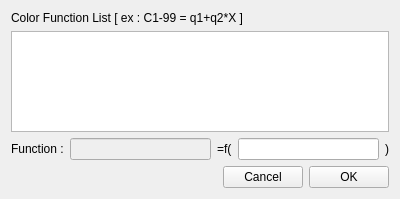
<?xml version="1.0" encoding="UTF-8"?>
<ui version="4.0">
 <class>FunctionListEditor</class>
 <widget class="QDialog" name="FunctionListEditor">
  <property name="geometry">
   <rect>
    <x>0</x>
    <y>0</y>
    <width>400</width>
    <height>199</height>
   </rect>
  </property>
  <property name="windowTitle">
   <string>Dialog</string>
  </property>
  <layout class="QGridLayout" name="gridLayout">
   <item row="3" column="0" colspan="5">
    <layout class="QHBoxLayout" name="horizontalLayout">
     <item>
      <widget class="QLabel" name="label">
       <property name="text">
        <string>Function :</string>
       </property>
      </widget>
     </item>
     <item>
      <widget class="QLineEdit" name="selectedName">
       <property name="enabled">
        <bool>false</bool>
       </property>
      </widget>
     </item>
     <item>
      <widget class="QLabel" name="label_2">
       <property name="text">
        <string>=f(</string>
       </property>
      </widget>
     </item>
     <item>
      <widget class="QLineEdit" name="selectedFunction"/>
     </item>
     <item>
      <widget class="QLabel" name="label_3">
       <property name="text">
        <string>)</string>
       </property>
      </widget>
     </item>
    </layout>
   </item>
   <item row="1" column="0" colspan="5">
    <widget class="QListWidget" name="functionLWidget"/>
   </item>
   <item row="0" column="0">
    <widget class="QLabel" name="exampleLbl">
     <property name="text">
      <string>Color Function List [ ex : C1-99 = q1+q2*X ]</string>
     </property>
    </widget>
   </item>
   <item row="5" column="0" rowspan="2" colspan="5">
    <layout class="QHBoxLayout" name="horizontalLayout_2">
     <item>
      <spacer name="horizontalSpacer">
       <property name="orientation">
        <enum>Qt::Horizontal</enum>
       </property>
       <property name="sizeHint" stdset="0">
        <size>
         <width>40</width>
         <height>20</height>
        </size>
       </property>
      </spacer>
     </item>
     <item>
      <widget class="QPushButton" name="cancelPBtn">
       <property name="focusPolicy">
        <enum>Qt::NoFocus</enum>
       </property>
       <property name="text">
        <string>Cancel</string>
       </property>
      </widget>
     </item>
     <item>
      <widget class="QPushButton" name="okPBtn">
       <property name="focusPolicy">
        <enum>Qt::NoFocus</enum>
       </property>
       <property name="text">
        <string>OK</string>
       </property>
      </widget>
     </item>
    </layout>
   </item>
  </layout>
 </widget>
 <resources/>
 <connections/>
</ui>
